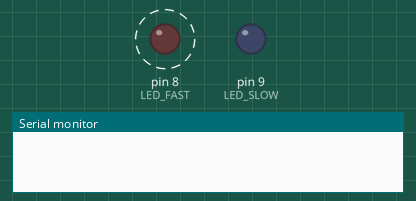
The sketch below on a simulated Arduino Uno, built with avr-gcc and run on an emulated ATmega328P. On the bench: output pins drawn as LEDs (lit = HIGH), the last lines printed to the serial monitor. Dashed ring = blinking.

Above: at 0.2 s.
At 7.7 s:
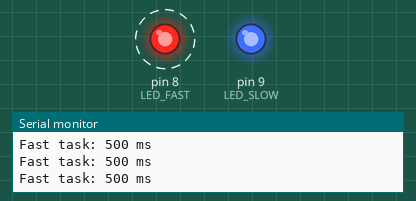
Timing chart, 0 to 9.2 s (numbered marks = the images above):
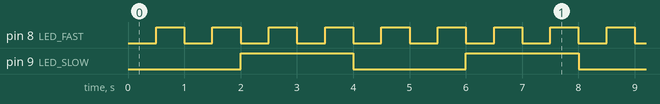

The sketch:

task02_nonblocking.ino
```cpp
/*
  Task 02 - Timers and Non-Blocking Code
  Embedded Systems & IoT

  Requirements:
  - No delay() in the main loop
  - Use a timer correctly
  - Two things happen at different rates

  LED 1 toggles every 500 ms.
  LED 2 toggles every 2000 ms.
  millis() is used so the loop never blocks.
*/

const int LED_FAST = 8;
const int LED_SLOW = 9;

const unsigned long FAST_INTERVAL = 500;
const unsigned long SLOW_INTERVAL = 2000;

unsigned long previousFast = 0;
unsigned long previousSlow = 0;

bool fastState = LOW;
bool slowState = LOW;

void setup() {
  pinMode(LED_FAST, OUTPUT);
  pinMode(LED_SLOW, OUTPUT);
  Serial.begin(9600);
}

void loop() {
  unsigned long currentMillis = millis();

  // Fast task: toggle LED 1 every 500 ms
  if (currentMillis - previousFast >= FAST_INTERVAL) {
    previousFast = currentMillis;
    fastState = !fastState;
    digitalWrite(LED_FAST, fastState);
    Serial.println("Fast task: 500 ms");
  }

  // Slow task: toggle LED 2 every 2000 ms
  if (currentMillis - previousSlow >= SLOW_INTERVAL) {
    previousSlow = currentMillis;
    slowState = !slowState;
    digitalWrite(LED_SLOW, slowState);
    Serial.println("Slow task: 2000 ms");
  }

  // No delay(): the loop remains free for other work.
}
```

Measured:
- by itself, pin 8 (LED_FAST): alternates HIGH for 0.50 s and LOW for 0.50 s
- by itself, pin 9 (LED_SLOW): alternates HIGH for 2.0 s and LOW for 2.0 s
- by itself, everything shown: repeats every 4.0 s, in 8 steps
